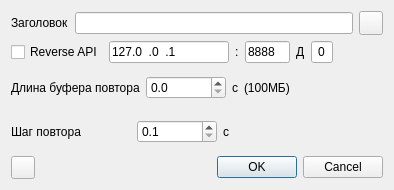
<?xml version="1.0" encoding="UTF-8"?>
<ui version="4.0">
 <class>BasicDeviceSettingsDialog</class>
 <widget class="QDialog" name="BasicDeviceSettingsDialog">
  <property name="geometry">
   <rect>
    <x>0</x>
    <y>0</y>
    <width>394</width>
    <height>190</height>
   </rect>
  </property>
  <property name="font">
   <font>
    <family>Liberation Sans</family>
    <pointsize>9</pointsize>
   </font>
  </property>
  <property name="windowTitle">
   <string>Основные настройки устройства</string>
  </property>
  <layout class="QVBoxLayout" name="verticalLayout">
   <item>
    <layout class="QHBoxLayout" name="titleLayout">
     <item>
      <widget class="QLabel" name="titleLabel">
       <property name="sizePolicy">
        <sizepolicy hsizetype="Maximum" vsizetype="Preferred">
         <horstretch>0</horstretch>
         <verstretch>0</verstretch>
        </sizepolicy>
       </property>
       <property name="text">
        <string>Заголовок</string>
       </property>
      </widget>
     </item>
     <item>
      <widget class="QLineEdit" name="title">
       <property name="toolTip">
        <string>Заголовок маркера</string>
       </property>
      </widget>
     </item>
     <item>
      <widget class="QPushButton" name="titleReset">
       <property name="maximumSize">
        <size>
         <width>24</width>
         <height>24</height>
        </size>
       </property>
       <property name="toolTip">
        <string>Сбросить заголовок</string>
       </property>
       <property name="text">
        <string/>
       </property>
       <property name="icon">
        <iconset resource="../resources/res.qrc">
         <normaloff>:/recycle.png</normaloff>:/recycle.png</iconset>
       </property>
      </widget>
     </item>
    </layout>
   </item>
   <item>
    <layout class="QHBoxLayout" name="reverseAPILayout">
     <item>
      <widget class="QCheckBox" name="reverseAPI">
       <property name="toolTip">
        <string>Синхр. с Reverse API</string>
       </property>
       <property name="text">
        <string>Reverse API</string>
       </property>
      </widget>
     </item>
     <item>
      <widget class="QLineEdit" name="reverseAPIAddress">
       <property name="minimumSize">
        <size>
         <width>120</width>
         <height>0</height>
        </size>
       </property>
       <property name="toolTip">
        <string>Адрес Reverse API</string>
       </property>
       <property name="inputMask">
        <string>000.000.000.000</string>
       </property>
       <property name="text">
        <string>127.0.0.1</string>
       </property>
      </widget>
     </item>
     <item>
      <widget class="QLabel" name="reverseAPISeparator">
       <property name="text">
        <string>:</string>
       </property>
      </widget>
     </item>
     <item>
      <widget class="QLineEdit" name="reverseAPIPort">
       <property name="minimumSize">
        <size>
         <width>45</width>
         <height>0</height>
        </size>
       </property>
       <property name="maximumSize">
        <size>
         <width>45</width>
         <height>16777215</height>
        </size>
       </property>
       <property name="toolTip">
        <string>Порт Reverse API</string>
       </property>
       <property name="inputMask">
        <string>00000</string>
       </property>
       <property name="text">
        <string>8888</string>
       </property>
      </widget>
     </item>
     <item>
      <widget class="QLabel" name="reverseAPIDeviceLabel">
       <property name="text">
        <string>Д</string>
       </property>
      </widget>
     </item>
     <item>
      <widget class="QLineEdit" name="reverseAPIDeviceIndex">
       <property name="minimumSize">
        <size>
         <width>22</width>
         <height>0</height>
        </size>
       </property>
       <property name="maximumSize">
        <size>
         <width>22</width>
         <height>16777215</height>
        </size>
       </property>
       <property name="toolTip">
        <string>Индекс устройства Reverse API</string>
       </property>
       <property name="inputMask">
        <string>00</string>
       </property>
       <property name="text">
        <string>0</string>
       </property>
       <property name="alignment">
        <set>Qt::AlignRight|Qt::AlignTrailing|Qt::AlignVCenter</set>
       </property>
      </widget>
     </item>
     <item>
      <spacer name="horizontalSpacer_2">
       <property name="orientation">
        <enum>Qt::Horizontal</enum>
       </property>
       <property name="sizeHint" stdset="0">
        <size>
         <width>40</width>
         <height>20</height>
        </size>
       </property>
      </spacer>
     </item>
    </layout>
   </item>
   <item>
    <layout class="QHBoxLayout" name="replayOffsetLayout">
     <item>
      <widget class="QLabel" name="replayLengthLabel">
       <property name="minimumSize">
        <size>
         <width>120</width>
         <height>0</height>
        </size>
       </property>
       <property name="text">
        <string>Длина буфера повтора</string>
       </property>
      </widget>
     </item>
     <item>
      <widget class="QDoubleSpinBox" name="replayLength">
       <property name="minimumSize">
        <size>
         <width>80</width>
         <height>0</height>
        </size>
       </property>
       <property name="toolTip">
        <string>Длина буфера повтора (с)</string>
       </property>
       <property name="decimals">
        <number>1</number>
       </property>
       <property name="maximum">
        <double>100000.000000000000000</double>
       </property>
      </widget>
     </item>
     <item>
      <widget class="QLabel" name="replayLengthUnits">
       <property name="text">
        <string>с</string>
       </property>
      </widget>
     </item>
     <item>
      <widget class="QLabel" name="replayLengthSize">
       <property name="toolTip">
        <string>Размер буфера повтора (МБ)</string>
       </property>
       <property name="text">
        <string>(100МБ)</string>
       </property>
      </widget>
     </item>
     <item>
      <spacer name="replayOffsetSpacer">
       <property name="orientation">
        <enum>Qt::Horizontal</enum>
       </property>
       <property name="sizeHint" stdset="0">
        <size>
         <width>40</width>
         <height>20</height>
        </size>
       </property>
      </spacer>
     </item>
    </layout>
   </item>
   <item>
    <layout class="QHBoxLayout" name="replayStepLayout">
     <item>
      <widget class="QLabel" name="replayStepLabel">
       <property name="minimumSize">
        <size>
         <width>120</width>
         <height>0</height>
        </size>
       </property>
       <property name="text">
        <string>Шаг повтора</string>
       </property>
      </widget>
     </item>
     <item>
      <widget class="QDoubleSpinBox" name="replayStep">
       <property name="minimumSize">
        <size>
         <width>80</width>
         <height>0</height>
        </size>
       </property>
       <property name="toolTip">
        <string>Шаг времени (с)</string>
       </property>
       <property name="decimals">
        <number>1</number>
       </property>
       <property name="minimum">
        <double>0.100000000000000</double>
       </property>
       <property name="maximum">
        <double>1000.000000000000000</double>
       </property>
      </widget>
     </item>
     <item>
      <widget class="QLabel" name="replayStepUnits">
       <property name="text">
        <string>с</string>
       </property>
      </widget>
     </item>
     <item>
      <spacer name="replayStepSpacer">
       <property name="orientation">
        <enum>Qt::Horizontal</enum>
       </property>
       <property name="sizeHint" stdset="0">
        <size>
         <width>40</width>
         <height>20</height>
        </size>
       </property>
      </spacer>
     </item>
    </layout>
   </item>
   <item>
    <layout class="QHBoxLayout" name="horizontalLayout">
     <item>
      <widget class="QToolButton" name="presets">
       <property name="toolTip">
        <string>Пресеты устройства</string>
       </property>
       <property name="text">
        <string/>
       </property>
       <property name="icon">
        <iconset resource="../resources/res.qrc">
         <normaloff>:/star.png</normaloff>:/star.png</iconset>
       </property>
      </widget>
     </item>
     <item>
      <widget class="QDialogButtonBox" name="buttonBox">
       <property name="orientation">
        <enum>Qt::Horizontal</enum>
       </property>
       <property name="standardButtons">
        <set>QDialogButtonBox::Cancel|QDialogButtonBox::Ok</set>
       </property>
      </widget>
     </item>
    </layout>
   </item>
  </layout>
 </widget>
 <resources>
  <include location="../resources/res.qrc"/>
 </resources>
 <connections>
  <connection>
   <sender>buttonBox</sender>
   <signal>accepted()</signal>
   <receiver>BasicDeviceSettingsDialog</receiver>
   <slot>accept()</slot>
   <hints>
    <hint type="sourcelabel">
     <x>248</x>
     <y>254</y>
    </hint>
    <hint type="destinationlabel">
     <x>157</x>
     <y>274</y>
    </hint>
   </hints>
  </connection>
  <connection>
   <sender>buttonBox</sender>
   <signal>rejected()</signal>
   <receiver>BasicDeviceSettingsDialog</receiver>
   <slot>reject()</slot>
   <hints>
    <hint type="sourcelabel">
     <x>316</x>
     <y>260</y>
    </hint>
    <hint type="destinationlabel">
     <x>286</x>
     <y>274</y>
    </hint>
   </hints>
  </connection>
 </connections>
</ui>
